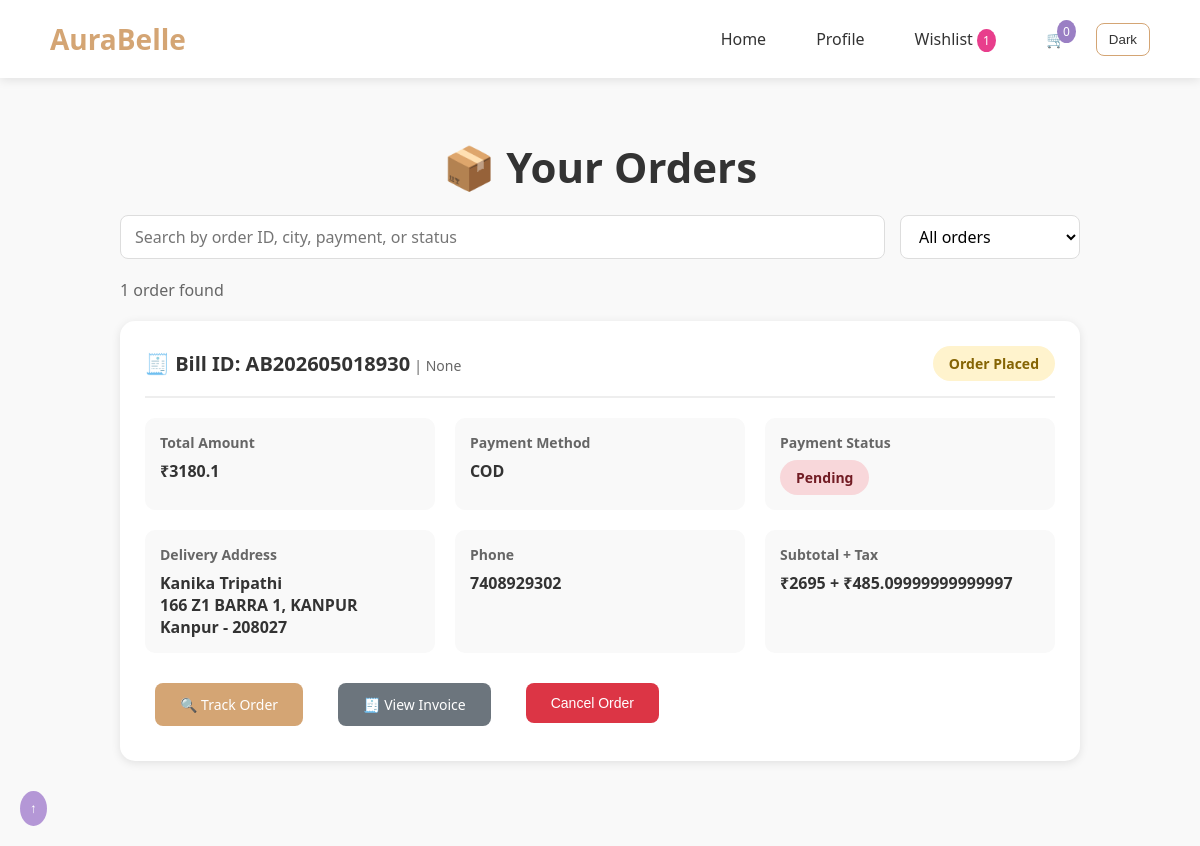
/orders (signed in), run on the app's committed database.
### tables this page shows
CREATE TABLE orders (
    id INTEGER PRIMARY KEY AUTOINCREMENT,
    order_id TEXT,
    user_email TEXT,
    total INTEGER,
    status TEXT
, tax INTEGER DEFAULT 0, grand_total INTEGER DEFAULT 0, payment_method TEXT DEFAULT 'cod', payment_status TEXT DEFAULT 'Pending', created_at TIMESTAMP, name TEXT DEFAULT '', address TEXT DEFAULT '', city TEXT DEFAULT '', pincode TEXT DEFAULT '', phone TEXT DEFAULT '', order_notes TEXT DEFAULT '');

### app.py (the view)
@app.route('/orders')
def orders():
    if 'user' not in session:
        return redirect('/login')
    ensure_order_columns()
    ensure_extra_tables()
    conn = get_db()
    orders = conn.execute(
        "SELECT * FROM orders WHERE user_email=? ORDER BY created_at DESC, id DESC",
        (session['user'],)
    ).fetchall()
    orders_with_items = []
    for order in orders:
        order_dict = dict(order)
        items = conn.execute(
            "SELECT * FROM order_items WHERE order_id=?",
            (order['order_id'],)
        ).fetchall()
        order_dict['items'] = [dict(item) for item in items]
        orders_with_items.append(order_dict)
    conn.close()
    return render_template('orders.html', orders=orders_with_items)

### app.py (called while the page is built, shortened)
def ensure_core_tables(conn):
    global SCHEMA_READY
    if SCHEMA_READY:
        return

def prepare_database_path():
    global ACTIVE_DB_PATH
    if ACTIVE_DB_PATH is not None:
        return ACTIVE_DB_PATH

def get_db():
    db_file = prepare_database_path()
    last_error = None
    for attempt in range(DB_CONNECT_RETRIES):
        try:
            conn = sqlite3.connect(
                str(db_file),
                timeout=10,
                isolation_level=None
            )
            conn.row_factory = sqlite3.Row
            conn.execute("PRAGMA journal_mode=WAL")
            conn.execute("PRAGMA synchronous=NORMAL")
            conn.execute("PRAGMA foreign_keys=ON")
            conn.execute("PRAGMA busy_timeout=10000")
            ensure_core_tables(conn)
            return conn
        except sqlite3.OperationalError as err:
            last_error = err
            if attempt < DB_CONNECT_RETRIES - 1:
                time.sleep(DB_RETRY_DELAY_SECONDS * (attempt + 1))
                continue
            raise
    raise last_error

def get_cart_count():
    if 'user' not in session:
        return 0
    conn = get_db()
    result = conn.execute(
        "SELECT SUM(quantity) as total FROM cart WHERE user_email=?",
        (session['user'],)
    ).fetchone()
    conn.close()
    return result['total'] or 0

def get_wishlist_count():
    if 'user' not in session:
        return 0
    conn = get_db()
    result = conn.execute(
        "SELECT COUNT(*) as total FROM wishlist WHERE user_email=?",
        (session['user'],)
    ).fetchone()
    conn.close()
    return result['total'] or 0

@app.context_processor
def cart_count():
    return dict(cart_count=get_cart_count(), wishlist_count=get_wishlist_count())

### templates/orders.html (shortened to what this page needs)
<!DOCTYPE html>
<html>
<head>
<link rel="stylesheet" href="{{ url_for('static', filename='css/style.css') }}">
</head>
<body>
<nav>
    <h2>AuraBelle</h2>
    <div class="right">
        <a href="/">Home</a>
        <a href="/profile">Profile</a>
        <a href="/wishlist">Wishlist <span class="wishlist-badge">{{ wishlist_count }}</span></a>
        <a href="/cart">🛒 <span class="badge">{{ cart_count }}</span></a>
    </div>
</nav>
<div class="orders-container">
    <h1>📦 Your Orders</h1>
    {% if orders|length == 0 %}
    <div class="empty-orders">
        <p>No orders yet</p>
        <a href="/categories" class="btn btn-track">Start Shopping</a>
    </div>
    {% else %}
    <div class="order-tools">
        <input type="search" id="order-search" placeholder="Search by order ID, city, payment, or status" oninput="filterOrders()">
        <select id="order-status-filter" onchange="filterOrders()">
            <option value="all">All orders</option>
        </select>
    </div>
    <p class="order-count"><span id="order-count">{{ orders|length }}</span> order{% if orders|length != 1 %}s{% endif %} found</p>
    {% for order in orders %}
    <div class="order-card" data-status="{{ order.status }}" data-search="{{ order.order_id }} {{ order.status }} {{ order.payment_method }} {{ order.payment_status }} {{ order.name }} {{ order.city }} {{ order.pincode }}">
        <div class="order-header">
            <div>
                <span class="order-id">🧾 Bill ID: {{ order.order_id }}</span>
                <span class="order-date"> | {{ order.created_at }}</span>
            </div>
            <div>
                <span class="status-badge
                    {% if order.status == 'Order Placed' %}status-placed
                    {% elif order.status == 'Processing' %}status-processing
                    {% elif order.status == 'Shipped' %}status-shipped
                    {% elif order.status == 'Cancelled' %}status-cancelled
                    {% else %}status-delivered{% endif %}">
                    {{ order.status }}
                </span>
            </div>
        </div>
        <div class="order-details">
            <div class="detail-box">
                <h4>Total Amount</h4>
                <p>₹{{ order.grand_total }}</p>
            </div>
            <div class="detail-box">
                <h4>Payment Method</h4>
                <p>{{ order.payment_method | upper }}</p>
            </div>
            <div class="detail-box">
                <h4>Payment Status</h4>
                <span class="payment-badge
                    {% if order.payment_status == 'Paid' %}payment-paid
                    {% else %}payment-pending{% endif %}">
                    {{ order.payment_status }}
                </span>
            </div>
        </div>
        <div class="order-details">
            <div class="detail-box">
                <h4>Delivery Address</h4>
                <p>{{ order.name }}<br>{{ order.address }}<br>{{ order.city }} - {{ order.pincode }}</p>
            </div>
            <div class="detail-box">
                <h4>Phone</h4>
                <p>{{ order.phone }}</p>
            </div>
            <div class="detail-box">
                <h4>Subtotal + Tax</h4>
                <p>₹{{ order.total }} + ₹{{ order.tax }}</p>
            </div>
        </div>
        <div class="order-actions">
            <a href="/track/{{ order.order_id }}" class="btn btn-track">🔍 Track Order</a>
            <a href="/invoice/{{ order.order_id }}" class="btn btn-invoice">🧾 View Invoice</a>
            {% if order.status in ['Order Placed', 'Payment Received', 'Processing'] %}
            <form action="/cancel_order/{{ order.order_id }}" method="POST">
                <button type="submit" class="btn btn-cancel">Cancel Order</button>
            </form>
            {% endif %}
        </div>
    </div>
    {% endfor %}
    {% endif %}
</div>
</body>
</html>

### static/css/style.css (style rules this page uses)
body { margin: 0; font-family: 'Segoe UI'; background: linear-gradient(to right, #E6E6FA, #f8f5ff); }
nav { display: flex; justify-content: space-between; padding: 20px 60px; backdrop-filter: blur(10px); }
nav a { margin-left: 20px; text-decoration: none; color: black; position: relative; }
.right { display: flex; align-items: center; }
.badge { position: absolute; top: -8px; right: -10px; background: #9a7fc4; color: white; border-radius: 50%; padding: 3px 6px; font-size: 12px; min-width: 16px; text-align: center; }
.wishlist-badge { background: #e83e8c; color: white; border-radius: 50%; padding: 3px 6px; font-size: 12px; min-width: 16px; text-align: center; }
.btn { background: #b497d6; padding: 10px 20px; border: none; cursor: pointer; margin: 10px; }

### templates/orders.html (style rules this page uses)
* { margin: 0; padding: 0; box-sizing: border-box; }
body { font-family: 'Segoe UI', Tahoma, Geneva, Verdana, sans-serif; background: #f9f9f9; }
nav { display: flex; justify-content: space-between; align-items: center; padding: 20px 50px; background: white; box-shadow: 0 2px 10px rgba(0,0,0,0.1); }
nav h2 { color: #d4a574; font-size: 28px; font-weight: 700; }
nav .right { display: flex; gap: 30px; }
nav .right a { text-decoration: none; color: #333; font-weight: 500; font-size: 16px; transition: color 0.3s; }
.orders-container { max-width: 1000px; margin: 40px auto; padding: 20px; }
.orders-container h1 { text-align: center; font-size: 42px; color: #333; margin-bottom: 20px; }
.order-tools { display: grid; grid-template-columns: minmax(220px, 1fr) 180px; gap: 15px; margin-bottom: 20px; }
.order-tools input, .order-tools select { min-height: 44px; border: 1px solid #ddd; border-radius: 8px; padding: 0 14px; font: inherit; background: white; }
.order-count { color: #666; margin-bottom: 20px; }
.order-card { background: white; padding: 25px; margin-bottom: 25px; border-radius: 15px; box-shadow: 0 2px 10px rgba(0,0,0,0.1); }
.order-header { display: flex; justify-content: space-between; align-items: center; margin-bottom: 20px; padding-bottom: 15px; border-bottom: 2px solid #eee; }
.order-id { font-size: 20px; font-weight: 700; color: #333; }
.order-date { color: #666; font-size: 14px; }
.order-details { display: grid; grid-template-columns: repeat(3, 1fr); gap: 20px; margin-bottom: 20px; }
.detail-box { background: #f9f9f9; padding: 15px; border-radius: 10px; }
.detail-box h4 { font-size: 14px; color: #666; margin-bottom: 8px; }
.detail-box p { font-size: 16px; color: #333; font-weight: 600; }
.status-badge { display: inline-block; padding: 8px 16px; border-radius: 20px; font-size: 14px; font-weight: 600; }
.status-placed { background: #fff3cd; color: #856404; }
.payment-badge { display: inline-block; padding: 8px 16px; border-radius: 20px; font-size: 14px; font-weight: 600; }
.payment-pending { background: #f8d7da; color: #721c24; }
.order-actions { display: flex; gap: 15px; margin-top: 20px; }
.btn { padding: 12px 25px; border: none; border-radius: 8px; font-size: 14px; cursor: pointer; text-decoration: none; transition: all 0.3s; }
.btn-track { background: #d4a574; color: white; }
.btn-invoice { background: #6c757d; color: white; }
.btn-cancel { background: #dc3545; color: white; }

### data on the page
orders: order_id "AB202605018930", created_at "None", status "Order Placed", grand_total "3180.1", payment_method "COD", payment_status "Pending", name "Kanika Tripathi", address "166 Z1 BARRA 1, KANPUR", city "Kanpur", pincode "208027", phone "7408929302", total "2695", tax "485.09999999999997"

### other printed values
{{ wishlist_count }} "1"
{{ cart_count }} "0"
{{ orders|length }} "1"
